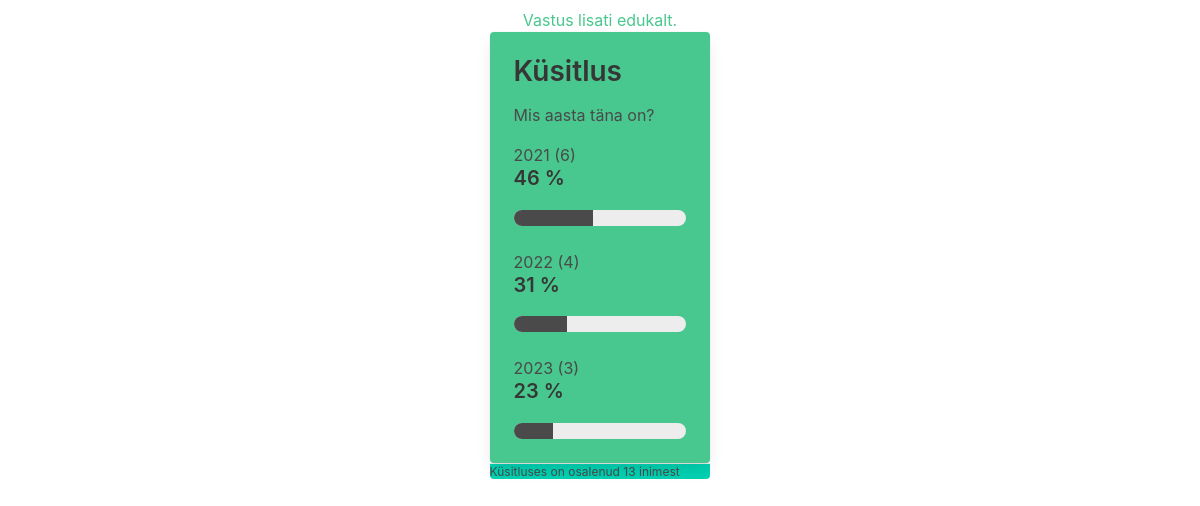
The page /second.php on the database its author committed.
### tables this page shows
CREATE TABLE `questions` (
  `id` int(11) NOT NULL,
  `question` text NOT NULL,
  `answer1` varchar(20) NOT NULL,
  `answer2` varchar(20) NOT NULL,
  `answer3` varchar(20) NOT NULL
);

### answers.php (called while the page is built)
<?php
try {
    $connection = new PDO($dsn, USERNAME, PASSWORD, $options);
    $connection->exec("SET NAMES utf8");
    $sql = 'SELECT * FROM questions ORDER BY id DESC';
    $statement = $connection->prepare($sql);
    $statement->execute();
    $result = $statement->fetch(PDO::FETCH_ASSOC);
} catch (PDOException $error) {
    echo $error->getMessage();
}
require 'templates/header.php';
try {
    $connection = new PDO($dsn, USERNAME, PASSWORD, $options);
    $connection->exec("SET NAMES utf8");
    $sql = 'SELECT * FROM answers WHERE question_id = ' . $result['id'];
    $statement = $connection->prepare($sql);
    $statement->execute();
    $answer = $statement->fetchAll();
} catch (PDOException $error) {
    echo $error->getMessage();
}
try {
    $connection = new PDO($dsn, USERNAME, PASSWORD, $options);
    $connection->exec("SET NAMES utf8");
    $sql = 'SELECT COUNT(*) FROM answers WHERE question_id = ' . $result["id"] . ' AND answer = "answer1"';
    $statement = $connection->prepare($sql);
    $statement->execute();
    $answer1 = $statement->fetchAll();
    $prog1 = round((($answer1[0][0] / count($answer)) * 100), 0);
} catch (PDOException $error) {
    echo $error->getMessage();
}
try {
    $connection = new PDO($dsn, USERNAME, PASSWORD, $options);
    $connection->exec("SET NAMES utf8");
    $sql = 'SELECT COUNT(*) FROM answers WHERE question_id = ' . $result["id"] . ' AND answer = "answer2"';
    $statement = $connection->prepare($sql);
    $statement->execute();
    $answer2 = $statement->fetchAll();
    $prog2 = round((($answer2[0][0] / count($answer)) * 100), 0);
} catch (PDOException $error) {
    echo $error->getMessage();
}
try {
    $connection = new PDO($dsn, USERNAME, PASSWORD, $options);
    $connection->exec("SET NAMES utf8");
    $sql = 'SELECT COUNT(*) FROM answers WHERE question_id = ' . $result["id"] . ' AND answer = "answer3"';
    $statement = $connection->prepare($sql);
    $statement->execute();
    $answer3 = $statement->fetchAll();
    $prog3 = round((($answer3[0][0] / count($answer)) * 100), 0);
} catch (PDOException $error) {
    echo $error->getMessage();
}
?>

### config/common.php (called while the page is built, shortened)
<?php
function escape($html) {
    return htmlspecialchars($html, ENT_QUOTES | ENT_SUBSTITUTE, 'UTF-8');
}
?>

### second.php (the view)
<?php
require 'config/config.php';
require 'config/common.php';
require 'answers.php';
?>
<div class="columns is-centered">
    <div class="column is-one-fifth mt-2">
        <p class="has-text-centered has-text-success">Vastus lisati edukalt.</p>
        <div class="card has-background-success">
            <div class="card-content">
                <div class="content">
                    <h2>Küsitlus</h2>
                    <p><?php echo escape($result['question']); ?></p>
                    <form>
                        <th>
                        <td><label><?php echo (($result['answer1'])); ?> (<?php echo $answer1[0][0] ?>)</label></td>
                        <p class="title is-5"><?php echo $prog1 ?> %</p>
                        <progress class="progress" value="<?php echo $prog1 ?>" max="100"></progress>
                        <td><label><?php echo (($result['answer2'])); ?> (<?php echo $answer2[0][0] ?>)</label></td>
                        <p class="title is-5"><?php echo $prog2 ?> %</p>
                        <progress class="progress" value="<?php echo $prog2 ?>" max="100"><?php echo $prog2 ?></progress>
                        <td><label><?php echo (($result['answer3'])); ?> (<?php echo $answer3[0][0] ?>)</label></td>
                        <p class="title is-5"><?php echo $prog3 ?> %</p>
                        <progress class="progress" value="<?php echo $prog3 ?>" max="100"><?php echo $prog3 ?></progress>
                        </th>
                    </form>
                </div>
            </div>
        </div>
        <footer class="card-footer has-background-primary ">
            <p class="subtitle is-7">Küsitluses on osalenud <?php echo escape(count($answer)) ?> inimest</p>
        </footer>
    </div>
</div>
<?php require 'templates/footer.php' ?>

### rows shown on the page
questions: question "Mis aasta täna on?", answer1 "2021", answer2 "2022", answer3 "2023"

### other values the page prints
$answer1[0][0] "6"
$prog1 "46"
$answer2[0][0] "4"
$prog2 "31"
$answer3[0][0] "3"
$prog3 "23"
count($answer) "13"
